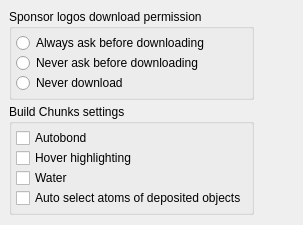
         <widget class="QWidget" name="General" >
          <layout class="QGridLayout" >
           <property name="margin" >
            <number>9</number>
           </property>
           <property name="spacing" >
            <number>6</number>
           </property>
           <item row="0" column="0" >
            <layout class="QVBoxLayout" >
             <property name="margin" >
              <number>0</number>
             </property>
             <property name="spacing" >
              <number>4</number>
             </property>
             <item>
              <widget class="QGroupBox" name="sponsorLogosGroupBox" >
               <property name="title" >
                <string>Sponsor logos download permission</string>
               </property>
               <layout class="QVBoxLayout" >
                <property name="margin" >
                 <number>4</number>
                </property>
                <property name="spacing" >
                 <number>0</number>
                </property>
                <item>
                 <widget class="QRadioButton" name="logoAlwaysAskRadioBtn" >
                  <property name="toolTip" >
                   <string>Always ask permission to download sponsor logos from the Nanorex server</string>
                  </property>
                  <property name="text" >
                   <string>Always ask before downloading</string>
                  </property>
                 </widget>
                </item>
                <item>
                 <widget class="QRadioButton" name="logoNeverAskRadioBtn" >
                  <property name="toolTip" >
                   <string>Never ask permission before downloading sponsor logos from the Nanorex server</string>
                  </property>
                  <property name="text" >
                   <string>Never ask before downloading</string>
                  </property>
                 </widget>
                </item>
                <item>
                 <widget class="QRadioButton" name="logoNeverDownLoadRadioBtn" >
                  <property name="toolTip" >
                   <string>Never download sponsor logos from the Nanorex server</string>
                  </property>
                  <property name="text" >
                   <string>Never download</string>
                  </property>
                 </widget>
                </item>
               </layout>
              </widget>
             </item>
             <item>
              <widget class="QGroupBox" name="buildmode_groupbox" >
               <property name="title" >
                <string>Build Chunks settings</string>
               </property>
               <layout class="QVBoxLayout" >
                <property name="margin" >
                 <number>4</number>
                </property>
                <property name="spacing" >
                 <number>0</number>
                </property>
                <item>
                 <widget class="QCheckBox" name="autobond_checkbox" >
                  <property name="toolTip" >
                   <string>Build mode's default setting for Autobonding at startup (enabled/disabled)</string>
                  </property>
                  <property name="text" >
                   <string>Autobond</string>
                  </property>
                 </widget>
                </item>
                <item>
                 <widget class="QCheckBox" name="buildmode_highlighting_checkbox" >
                  <property name="toolTip" >
                   <string>Build mode's default setting for Highlighting at startup (enabled/disabled)</string>
                  </property>
                  <property name="text" >
                   <string>Hover highlighting</string>
                  </property>
                 </widget>
                </item>
                <item>
                 <widget class="QCheckBox" name="water_checkbox" >
                  <property name="toolTip" >
                   <string>Build mode's default setting for Water at startup (enabled/disabled)</string>
                  </property>
                  <property name="text" >
                   <string>Water</string>
                  </property>
                 </widget>
                </item>
                <item>
                 <widget class="QCheckBox" name="buildmode_select_atoms_checkbox" >
                  <property name="toolTip" >
                   <string>Automatically select atoms when depositing</string>
                  </property>
                  <property name="text" >
                   <string>Auto select atoms of deposited objects</string>
                  </property>
                 </widget>
                </item>
               </layout>
              </widget>
             </item>
             <item>
              <spacer>
               <property name="orientation" >
                <enum>Qt::Vertical</enum>
               </property>
               <property name="sizeHint" >
                <size>
                 <width>20</width>
                 <height>1</height>
                </size>
               </property>
              </spacer>
             </item>
            </layout>
           </item>
           <item row="0" column="1" >
            <spacer>
             <property name="orientation" >
              <enum>Qt::Horizontal</enum>
             </property>
             <property name="sizeHint" >
              <size>
               <width>40</width>
               <height>20</height>
              </size>
             </property>
            </spacer>
           </item>
          </layout>
         </widget>
